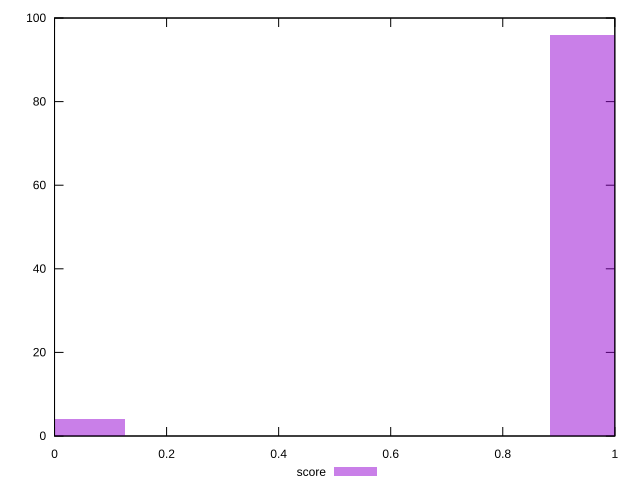

This figure's gnuplot source:
reset

$score <<EOF
1.009764209462222 96
0 4
EOF

set key outside below
set boxwidth 0.2524410523655555
set xrange [0:1]
set yrange [0:100]
set trange [0:100]
set style fill transparent solid 0.5 noborder
set terminal svg size 640, 490 enhanced background rgb 'white'
set output "reports/report_00028_2021-02-24T12-49-42.674Z/server-response-time/samples/agenda/score/histogram.svg"

plot $score title "score" with boxes

reset
